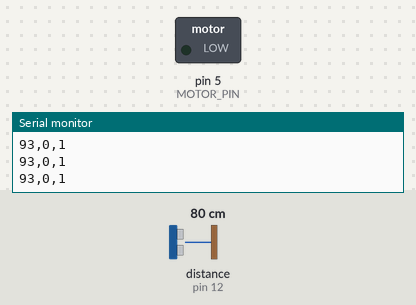
The sketch below on a simulated Arduino Uno, built with avr-gcc and run on an emulated ATmega328P. On the bench: switched loads named in the sketch (green lamp = pin HIGH), the last lines printed to the serial monitor. Inputs (shaded band) come from the test bench; at power-on: distance to the obstacle (sensor on pin 12) 80 cm. The echo pulse lasts 58.3 µs per cm.

Above: at 4.2 s.
4.3 s: distance to the obstacle (sensor on pin 12) set to 23 cm
5.8 s: distance to the obstacle (sensor on pin 12) set to 20 cm
At 7.1 s:
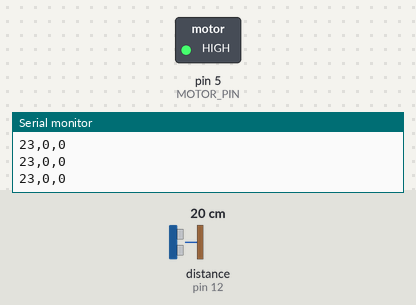
7.5 s: distance to the obstacle (sensor on pin 12) set to 7 cm
9.0 s: distance to the obstacle (sensor on pin 12) set to 4 cm
At 9.9 s:
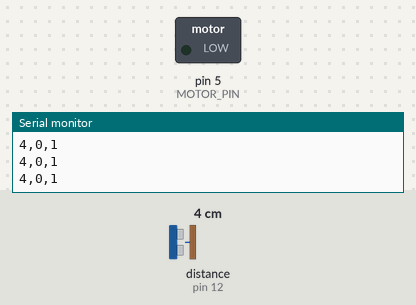
10.8 s: distance to the obstacle (sensor on pin 12) set to 9 cm
At 11.7 s:
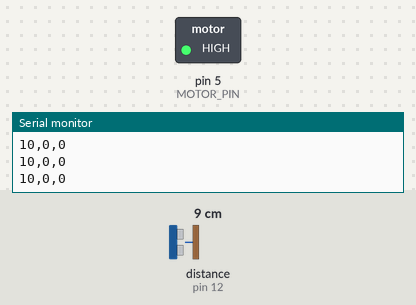
Timing chart, 0 to 13.5 s (numbered marks = the images above; inputs shaded):
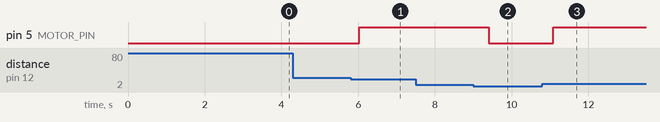

Measured:
- the behaviour switches between 22 and 21 cm on distance to the obstacle (sensor on pin 12) (found by bisection; images 0 and 1)
- the behaviour switches between 6 and 5 cm on distance to the obstacle (sensor on pin 12) (found by bisection; images 1 and 2)
- after the input at 5.8 s, pin 5 (MOTOR_PIN): LOW → HIGH after 0.22 s
- after the input at 9.0 s, pin 5 (MOTOR_PIN): HIGH → LOW after 0.40 s
- after the input at 10.8 s, pin 5 (MOTOR_PIN): LOW → HIGH after 0.28 s

The sketch:

Treadmill_selfpace.ino
```cpp
//#include <SoftwareSerial.h>
#define MOTOR_PIN 5

unsigned long last_stop = millis();
//SoftwareSerial SerialSonar(5, 4); // RX and TX

void setup() {
  Serial.begin(57600);
  //TCCR0B = 0b00000010; // x1
  //TCCR0A = 0b00000011; // fast pwm
  //TCCR0B = 0b00000100; // x64
  //TCCR0A = 0b00000011; // phase correct
  //TCCR0B = 0b00000100; // x256
  //TCCR0A = 0b00000011; // fast pwm

//TCCR0B = 0b00000100; // x256
//TCCR0A = 0b00000001; // phase correct

//TCCR0B = 0b00000101; // x1024
//TCCR0A = 0b00000001; // phase correct


  pinMode(MOTOR_PIN, OUTPUT);
  Run_Motor(0);
  delay(3000);
}

void loop() {
  int distance = Get_Sonic_Distance();
  int motor_power = 0;
  bool is_motor_stop = false;
  //Serial.println(distance);

  if (distance > 5 && distance < 25) {
    //motor_power = 6000 / distance;
    //if (motor_power > 255) {
    //  motor_power = 255;
    //}
    Run_Motor(255);   // max power to reduce noise
    //Run_Motor(motor_power);
    last_stop = millis();
    is_motor_stop = false;
  } else {
    //Serial.println("====================STOP ==========");
    if ( (millis()-last_stop) > 200 ) {
       is_motor_stop = true;
       Run_Motor(0);
    }
  }
  Serial.print(distance); Serial.print(","); Serial.print(motor_power); Serial.print(","); Serial.println(is_motor_stop);
  delay(50);
}
```

Motor.ino
```cpp
void Run_Motor(byte value) {
  analogWrite(MOTOR_PIN , value);
}

/*
/ Pins D5 and D6 are 62.5kHz
TCCR0B = 0b00000001; // x1
TCCR0A = 0b00000011; // fast pwm
// Pins D5 and D6 - 31.4 kHz
TCCR0B = 0b00000001; // x1
TCCR0A = 0b00000001; // phase correct
// Pins D5 and D6 - 7.8 kHz
TCCR0B = 0b00000010; // x8
TCCR0A = 0b00000011; // fast pwm
// Pins D5 and D6 - 4 kHz
TCCR0B = 0b00000010; // x8
TCCR0A = 0b00000001; // phase correct
// Pins D5 and D6 - 976 Hz - default
TCCR0B = 0b00000011; // x64
TCCR0A = 0b00000011; // fast pwm
// Pins D5 and D6 - 490 Hz
TCCR0B = 0b00000011; // x64
TCCR0A = 0b00000001; // phase correct
// Pins D5 and D6 - 244 Hz
TCCR0B = 0b00000100; // x256
TCCR0A = 0b00000011; // fast pwm
// Pins D5 and D6 - 122 Hz
TCCR0B = 0b00000100; // x256
TCCR0A = 0b00000001; // phase correct
// Pins D5 and D6 - 61 Hz
TCCR0B = 0b00000101; // x1024
TCCR0A = 0b00000011; // fast pwm
// Pins D5 and D6 - 30 Hz
TCCR0B = 0b00000101; // x1024
TCCR0A = 0b00000001; // phase correct
*/
```

Sonic_Distance.ino
```cpp
#include <NewPing.h>
#define ECHO_PIN 12
#define TRIG_PIN 10
#define MAX_DISTANCE 400

NewPing sonar(TRIG_PIN, ECHO_PIN, MAX_DISTANCE);

int Get_Sonic_Distance() {
  delay(1);
  int tmp_distance = int(sonar.ping_median(5)/50); // in cm
  //Serial.println(tmp_distance);

  if (tmp_distance > 0) {
    return tmp_distance;
  }
  return 400;   // assuming it's close when it's too far away
}
```
